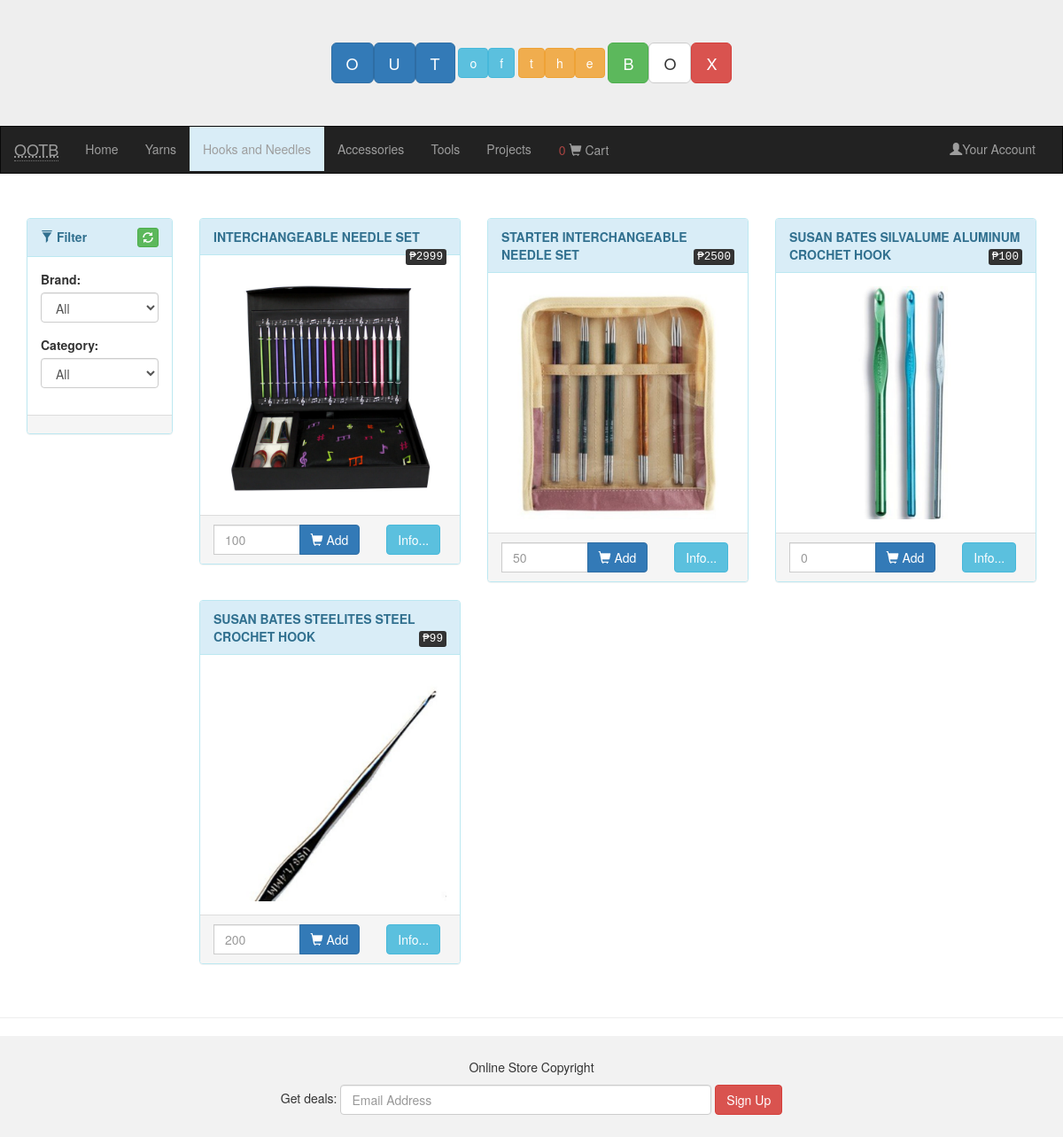
Screenshot of /ootb/hooks_needles/index.php with the database file from the repository.
### tables this page shows
CREATE TABLE `ootb_hooks_and_needles` (
  `product_id` int(11) NOT NULL,
  `product_sku` varchar(250) NOT NULL,
  `product_name` varchar(250) NOT NULL,
  `product_category` varchar(250) NOT NULL,
  `product_brand` varchar(250) NOT NULL,
  `product_details` varchar(1000) NOT NULL,
  `product_price` varchar(250) NOT NULL,
  `product_quantity` varchar(250) NOT NULL,
  `product_image` varchar(1000) NOT NULL
);

### ootb/hooks_needles/index.php (the view, shortened to what this page needs)
<!DOCTYPE html>
<html lang="en">
<?php
 include("../include/db_logout.php");
  ?>
<head>
  <link rel="stylesheet" href="https://maxcdn.bootstrapcdn.com/bootstrap/3.3.7/css/bootstrap.min.css">
</head>
<body>
<div class="jumbotron">
  <div class="container text-center">
  <?php include('../include/header.php'); ?>
  </div>
</div>
<nav class="navbar navbar-inverse">
  <div class="container-fluid">
    <div class="navbar-header">
      <a class="navbar-brand" href="#"><abbr title="Out of the Box">OOTB</abbr></a>
    </div>
    <div class="collapse navbar-collapse" id="myNavbar">
       <ul class="nav navbar-nav">
        <li><a href="../">Home</a></li>
        <li><a href="../yarns">Yarns</a></li>
        <li class="bg-info"><a href="#">Hooks and Needles</a></li>
        <li><a href="../accessories">Accessories</a></li>
        <li><a href="../tools">Tools</a></li>
        <li><a href="../projects">Projects</a></li>
        <li>
          <a href="#" class="btn btn-link viewprod" data-toggle="modal" data-target="#myModalcart" data-backdrop="static">
          <span class="text-danger">
            <?php
              $transaction = $_SESSION['transaction_session'];
              $p_mycart = mysqli_query($con,"SELECT * FROM `ootb_temp_transaction` WHERE transaction_id = '$transaction' AND status='pending'");
              echo $count = mysqli_num_rows($p_mycart);
             ?>
          </span>
          <span class="glyphicon glyphicon-shopping-cart"></span>
           Cart
           </a>
         </li>
      </ul>
      <ul class="nav navbar-nav navbar-right">
        <li><a href="../login.php"><span class="glyphicon glyphicon-user"></span>Your Account</a></li>
      </ul>
    </div>
  </div>
</nav>
<div class="container">
<div class="row">
    <div class="col-sm-2">
            <div class="panel panel-info">
              <div class="panel-heading">
                <div class="row">
                      <div class="col-sm-8"><b><span class="glyphicon glyphicon-filter"></span> Filter</b></div>
                      <div class="col-sm-4"><a href="http://localhost/ootb/hooks_needles/" class="btn btn-xs btn-success pull-right"><span class="glyphicon glyphicon-refresh"></span></a></div>
                 </div>
              </div>
              <div class="panel-body table-responsive">
                <form>
                  <div class="form-group">
                     <label for="filter_brand">Brand:</label>
                    <select class="form-control filteryarn" id="filter_brand">
                      <option value="all">All</option>
                    </select>
                  </div>
                  <div class="form-group">
                     <label for="filter_color">Category:</label>
                    <select class="form-control filteryarn" id="filter_type">
                      <option value="all">All</option>
                    </select>
                  </div>
                </form>
              </div>
              <div class="panel-footer"></div>
            </div>
    </div>
    <div class="col-sm-10">
  <div class="row">
  <?php
                       if (isset($_GET['Filter'])) {
                        if ($_GET['brand'] == "all") {
                        $pbrand = "";
                        }else{
                        $pbrand = $_GET['brand'];
                        }
                        if ($_GET['category'] == "all") {
                        $ptype = "";
                        }else{
                        $ptype = $_GET['category'];
                        }
                        $prodlist = mysqli_query($con,"SELECT * FROM `ootb_hooks_and_needles` WHERE product_brand LIKE'%$pbrand%' AND product_category LIKE'%$ptype%'");
                    }else{
                            $prodlist = mysqli_query($con,"SELECT * FROM `ootb_hooks_and_needles`");
                    }
    while ($row = mysqli_fetch_assoc($prodlist)) { ?>
    <div class="col-sm-4">
      <div class="panel panel-info">
        <div class="panel-heading"><span class="text-uppercase"><strong><?php echo $row['product_name']; ?></strong></span><span class="pull-right"><kbd>&#8369;<?php echo $row['product_price']; ?></kbd></span></div>
        <div class="panel-body"><img src="../images/<?php echo $row['product_image']; ?>" class="img-responsive" style="width:100%" alt="Image"></div>
        <div class="panel-footer">
          <div class="row">
            <div class="col-sm-8">
              <form action="<?php echo htmlspecialchars("transaction_exe.php");?>" method="GET">
                <div class="input-group">
                    <input class="form-control" name="quantity" type="number" placeholder="<?php echo $row['product_quantity']; ?>" min="1" max="<?php echo $row['product_quantity']; ?>" required>
                <div class="input-group-btn">
                    <button class="btn btn-primary" type="submit" name="addtocart"><span class="glyphicon glyphicon-shopping-cart"></span> Add </button>
                </div>
                </div>
              </form>
            </div>
            <div class="col-sm-4">
                <a href="" class="btn btn-info viewprod" data-toggle="modal" data-target="#myModaledit" data-backdrop="static"
                             data-id="<?php echo $row['product_id']; ?>" data-sku="<?php echo $row['product_sku']; ?>" data-name="<?php echo $row['product_name']; ?>" data-style="<?php echo $row['product_category']; ?>" data-brand="<?php echo $row['product_brand']; ?>" data-price="<?php echo $row['product_price']; ?>" data-quantity="<?php echo $row['product_quantity']; ?>" data-details="<?php echo $row['product_details']; ?>" data-image="<?php echo $row['product_image']; ?>">Info...</a>
            </div>
          </div>
        </div>
      </div>
    </div>
    <?php } ?>
  </div>
	</div>
</div>
</div>
<br>
<hr/>
<footer class="container-fluid text-center">
  <p>Online Store Copyright</p>
  <form class="form-inline">Get deals:
    <input type="email" class="form-control" size="50" placeholder="Email Address">
    <button type="button" class="btn btn-danger">Sign Up</button>
  </form>
</footer>
</body>
</html>

### ootb/hooks_needles/index.php (style rules this page uses)
.navbar { margin-bottom: 50px; border-radius: 0; }
.jumbotron { margin-bottom: 0; }
footer { background-color: #f2f2f2; padding: 25px; }

### rows the page displays
ootb_hooks_and_needles: product_name "INTERCHANGEABLE NEEDLE SET", product_price "2999", product_image (picture), quantity "100"
ootb_hooks_and_needles: product_name "STARTER INTERCHANGEABLE NEEDLE SET", product_price "2500", product_image (picture), quantity "50"
ootb_hooks_and_needles: product_name "SUSAN BATES SILVALUME ALUMINUM CROCHET HOOK", product_price "100", product_image (picture), quantity "0"
ootb_hooks_and_needles: product_name "SUSAN BATES STEELITES STEEL CROCHET HOOK", product_price "99", product_image (picture), quantity "200"

### other values shown
$count = mysqli_num_rows($p_mycart) "0"
